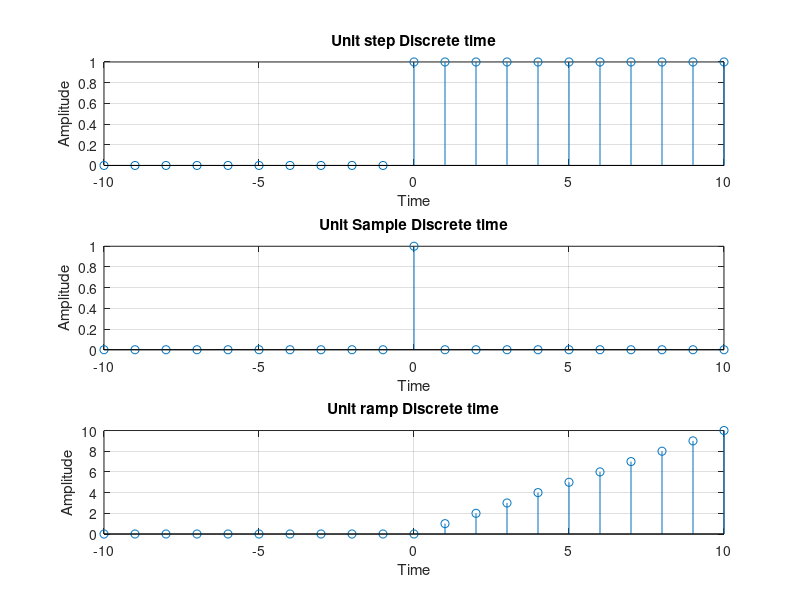

The MATLAB script that drew this image:
clc;
clear all;
close all;
t = -10:1:10;
unitstep = (t >= 0);
unitsample = (t == 0);
unitramp = (t.*unitstep);

subplot(3,1,1);
stem(t,unitstep);
xlabel('Time');
ylabel('Amplitude');
title('Unit step Discrete time');
grid on;

subplot(3,1,2);
stem(t,unitsample);
xlabel('Time');
ylabel('Amplitude');
title('Unit Sample Discrete time');
grid on;

subplot(3,1,3);
stem(t,unitramp);
xlabel('Time');
ylabel('Amplitude');
title('Unit ramp Discrete time');
grid on;